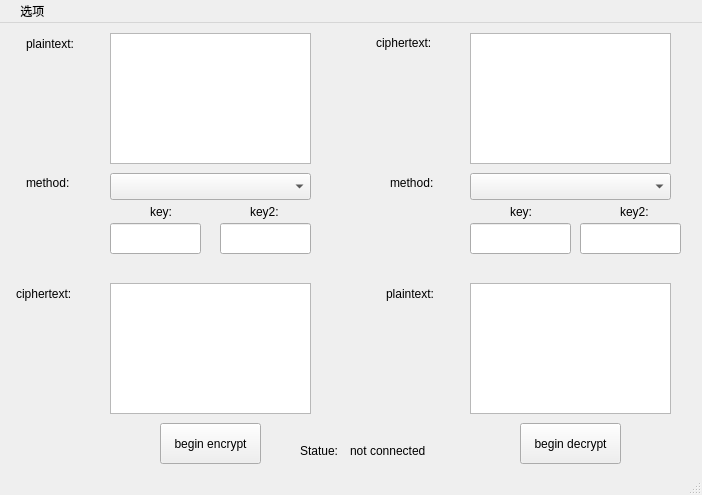
<?xml version="1.0" encoding="UTF-8"?>
<ui version="4.0">
 <class>MainWindow</class>
 <widget class="QMainWindow" name="MainWindow">
  <property name="geometry">
   <rect>
    <x>0</x>
    <y>0</y>
    <width>702</width>
    <height>495</height>
   </rect>
  </property>
  <property name="windowTitle">
   <string>MainWindow</string>
  </property>
  <widget class="QWidget" name="centralWidget">
   <widget class="QTextEdit" name="textEdit">
    <property name="geometry">
     <rect>
      <x>110</x>
      <y>10</y>
      <width>201</width>
      <height>131</height>
     </rect>
    </property>
    <property name="styleSheet">
     <string notr="true">font: 75 11pt &quot;微软雅黑&quot;;</string>
    </property>
   </widget>
   <widget class="QLabel" name="label">
    <property name="geometry">
     <rect>
      <x>26</x>
      <y>10</y>
      <width>71</width>
      <height>21</height>
     </rect>
    </property>
    <property name="styleSheet">
     <string notr="true">font: 75 10pt &quot;微软雅黑&quot;;</string>
    </property>
    <property name="text">
     <string>plaintext:</string>
    </property>
   </widget>
   <widget class="QLabel" name="label_2">
    <property name="geometry">
     <rect>
      <x>376</x>
      <y>10</y>
      <width>81</width>
      <height>20</height>
     </rect>
    </property>
    <property name="styleSheet">
     <string notr="true">font: 75 10pt &quot;微软雅黑&quot;;</string>
    </property>
    <property name="text">
     <string>ciphertext:</string>
    </property>
   </widget>
   <widget class="QTextEdit" name="textEdit_2">
    <property name="geometry">
     <rect>
      <x>470</x>
      <y>10</y>
      <width>201</width>
      <height>131</height>
     </rect>
    </property>
    <property name="styleSheet">
     <string notr="true">font: 75 11pt &quot;微软雅黑&quot;;</string>
    </property>
   </widget>
   <widget class="QTextBrowser" name="textBrowser">
    <property name="geometry">
     <rect>
      <x>110</x>
      <y>260</y>
      <width>201</width>
      <height>131</height>
     </rect>
    </property>
    <property name="styleSheet">
     <string notr="true">font: 75 11pt &quot;微软雅黑&quot;;</string>
    </property>
   </widget>
   <widget class="QTextBrowser" name="textBrowser_2">
    <property name="geometry">
     <rect>
      <x>470</x>
      <y>260</y>
      <width>201</width>
      <height>131</height>
     </rect>
    </property>
    <property name="styleSheet">
     <string notr="true">font: 75 11pt &quot;微软雅黑&quot;;</string>
    </property>
   </widget>
   <widget class="QLabel" name="label_3">
    <property name="geometry">
     <rect>
      <x>16</x>
      <y>260</y>
      <width>81</width>
      <height>21</height>
     </rect>
    </property>
    <property name="styleSheet">
     <string notr="true">font: 75 10pt &quot;微软雅黑&quot;;
</string>
    </property>
    <property name="text">
     <string>ciphertext:</string>
    </property>
   </widget>
   <widget class="QLabel" name="label_4">
    <property name="geometry">
     <rect>
      <x>386</x>
      <y>260</y>
      <width>71</width>
      <height>21</height>
     </rect>
    </property>
    <property name="styleSheet">
     <string notr="true">font: 75 10pt &quot;微软雅黑&quot;;</string>
    </property>
    <property name="text">
     <string>plaintext:</string>
    </property>
   </widget>
   <widget class="QLabel" name="label_5">
    <property name="geometry">
     <rect>
      <x>26</x>
      <y>150</y>
      <width>71</width>
      <height>20</height>
     </rect>
    </property>
    <property name="styleSheet">
     <string notr="true">font: 75 10pt &quot;微软雅黑&quot;;</string>
    </property>
    <property name="text">
     <string>method:</string>
    </property>
   </widget>
   <widget class="QLabel" name="label_6">
    <property name="geometry">
     <rect>
      <x>390</x>
      <y>150</y>
      <width>71</width>
      <height>20</height>
     </rect>
    </property>
    <property name="styleSheet">
     <string notr="true">font: 75 10pt &quot;微软雅黑&quot;;</string>
    </property>
    <property name="text">
     <string>method:</string>
    </property>
   </widget>
   <widget class="QLabel" name="label_7">
    <property name="geometry">
     <rect>
      <x>150</x>
      <y>180</y>
      <width>41</width>
      <height>17</height>
     </rect>
    </property>
    <property name="styleSheet">
     <string notr="true">font: 75 10pt &quot;微软雅黑&quot;;</string>
    </property>
    <property name="text">
     <string>key:</string>
    </property>
   </widget>
   <widget class="QLabel" name="label_8">
    <property name="geometry">
     <rect>
      <x>510</x>
      <y>180</y>
      <width>51</width>
      <height>17</height>
     </rect>
    </property>
    <property name="styleSheet">
     <string notr="true">font: 75 10pt &quot;微软雅黑&quot;;</string>
    </property>
    <property name="text">
     <string>key:</string>
    </property>
   </widget>
   <widget class="QPushButton" name="pushButton">
    <property name="geometry">
     <rect>
      <x>160</x>
      <y>400</y>
      <width>101</width>
      <height>41</height>
     </rect>
    </property>
    <property name="text">
     <string>begin encrypt</string>
    </property>
   </widget>
   <widget class="QPushButton" name="pushButton_2">
    <property name="geometry">
     <rect>
      <x>520</x>
      <y>400</y>
      <width>101</width>
      <height>41</height>
     </rect>
    </property>
    <property name="text">
     <string>begin decrypt</string>
    </property>
   </widget>
   <widget class="QLineEdit" name="lineEdit">
    <property name="geometry">
     <rect>
      <x>110</x>
      <y>200</y>
      <width>91</width>
      <height>31</height>
     </rect>
    </property>
   </widget>
   <widget class="QLineEdit" name="lineEdit_2">
    <property name="geometry">
     <rect>
      <x>470</x>
      <y>200</y>
      <width>101</width>
      <height>31</height>
     </rect>
    </property>
   </widget>
   <widget class="QComboBox" name="comboBox">
    <property name="geometry">
     <rect>
      <x>110</x>
      <y>150</y>
      <width>201</width>
      <height>27</height>
     </rect>
    </property>
    <property name="styleSheet">
     <string notr="true">font: 75 10pt &quot;微软雅黑&quot;;</string>
    </property>
   </widget>
   <widget class="QComboBox" name="comboBox_2">
    <property name="geometry">
     <rect>
      <x>470</x>
      <y>150</y>
      <width>201</width>
      <height>27</height>
     </rect>
    </property>
    <property name="styleSheet">
     <string notr="true">font: 75 10pt &quot;微软雅黑&quot;;</string>
    </property>
   </widget>
   <widget class="QLabel" name="attention1">
    <property name="geometry">
     <rect>
      <x>110</x>
      <y>230</y>
      <width>291</width>
      <height>21</height>
     </rect>
    </property>
    <property name="text">
     <string/>
    </property>
   </widget>
   <widget class="QLabel" name="label_9">
    <property name="geometry">
     <rect>
      <x>300</x>
      <y>420</y>
      <width>61</width>
      <height>16</height>
     </rect>
    </property>
    <property name="styleSheet">
     <string notr="true">font: 75 9pt &quot;微软雅黑&quot;;</string>
    </property>
    <property name="text">
     <string>Statue:</string>
    </property>
   </widget>
   <widget class="QLabel" name="statue">
    <property name="geometry">
     <rect>
      <x>350</x>
      <y>420</y>
      <width>131</width>
      <height>16</height>
     </rect>
    </property>
    <property name="styleSheet">
     <string notr="true">font: 75 9pt &quot;微软雅黑&quot;;</string>
    </property>
    <property name="text">
     <string>not connected</string>
    </property>
   </widget>
   <widget class="QLineEdit" name="lineEdit_3">
    <property name="geometry">
     <rect>
      <x>220</x>
      <y>200</y>
      <width>91</width>
      <height>31</height>
     </rect>
    </property>
   </widget>
   <widget class="QLabel" name="label_10">
    <property name="geometry">
     <rect>
      <x>250</x>
      <y>180</y>
      <width>51</width>
      <height>17</height>
     </rect>
    </property>
    <property name="styleSheet">
     <string notr="true">font: 75 10pt &quot;微软雅黑&quot;;</string>
    </property>
    <property name="text">
     <string>key2:</string>
    </property>
   </widget>
   <widget class="QLabel" name="label_11">
    <property name="geometry">
     <rect>
      <x>620</x>
      <y>180</y>
      <width>51</width>
      <height>17</height>
     </rect>
    </property>
    <property name="styleSheet">
     <string notr="true">font: 75 10pt &quot;微软雅黑&quot;;</string>
    </property>
    <property name="text">
     <string>key2:</string>
    </property>
   </widget>
   <widget class="QLineEdit" name="lineEdit_4">
    <property name="geometry">
     <rect>
      <x>580</x>
      <y>200</y>
      <width>101</width>
      <height>31</height>
     </rect>
    </property>
   </widget>
   <widget class="QLabel" name="sb">
    <property name="geometry">
     <rect>
      <x>350</x>
      <y>360</y>
      <width>31</width>
      <height>16</height>
     </rect>
    </property>
    <property name="text">
     <string/>
    </property>
   </widget>
  </widget>
  <widget class="QStatusBar" name="statusBar"/>
  <widget class="QMenuBar" name="menuBar">
   <property name="geometry">
    <rect>
     <x>0</x>
     <y>0</y>
     <width>702</width>
     <height>23</height>
    </rect>
   </property>
   <widget class="QMenu" name="menu">
    <property name="title">
     <string>   选项    </string>
    </property>
    <addaction name="action_1"/>
    <addaction name="separator"/>
    <addaction name="action_2"/>
    <addaction name="separator"/>
    <addaction name="action_7"/>
    <addaction name="separator"/>
    <addaction name="action_6"/>
    <addaction name="separator"/>
    <addaction name="action_5"/>
    <addaction name="separator"/>
    <addaction name="action_12"/>
   </widget>
   <addaction name="menu"/>
  </widget>
  <action name="action_1">
   <property name="text">
    <string>建立连接</string>
   </property>
  </action>
  <action name="action_2">
   <property name="text">
    <string>DH密钥交换</string>
   </property>
  </action>
  <action name="action_6">
   <property name="text">
    <string>加密端发送密文</string>
   </property>
  </action>
  <action name="action_5">
   <property name="text">
    <string>解密端查看密文</string>
   </property>
  </action>
  <action name="action_7">
   <property name="text">
    <string>RSA密钥生成与接收</string>
   </property>
  </action>
  <action name="action_12">
   <property name="text">
    <string>断开连接</string>
   </property>
  </action>
  <action name="actionCA">
   <property name="text">
    <string>CA密钥生成</string>
   </property>
  </action>
 </widget>
 <layoutdefault spacing="6" margin="11"/>
 <resources/>
 <connections/>
</ui>
